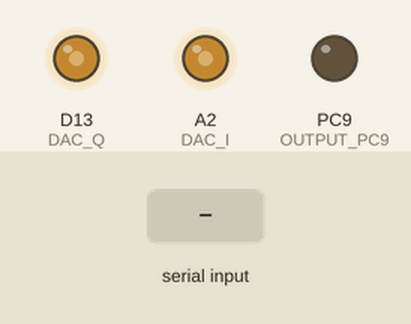
This program was run on a simulated STM32 Nucleo. On the bench: output pins drawn as LEDs (lit = HIGH). Inputs (shaded band) come from the test bench. What the program prints to the serial monitor is not drawn.

Above: at 1.2 s.
1.3 s: "5\n" received over Serial
2.8 s: "90,45\n" received over Serial
Timing chart, 0 to 5.8 s (numbered marks = the images above; inputs shaded):
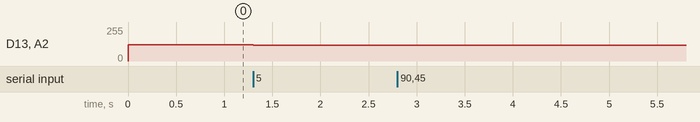

The program:

main.cpp
```cpp
#include <Arduino.h>
#include <stdlib.h>

constexpr uint8_t DAC_I = PA4;
constexpr uint8_t DAC_Q = PA5;
constexpr uint8_t OUTPUT_PC9 = PC9;
constexpr uint16_t DAC_MAX_VALUE = 4095;
constexpr uint16_t DAC_MIDDLE_VALUE = 1968;
constexpr int DAC_ALLOWED_MIN_MILLIVOLTS = -150;
constexpr int DAC_ALLOWED_MAX_MILLIVOLTS = 150;
constexpr uint16_t DAC_ALLOWED_MIN_RAW = 3403;
constexpr uint16_t DAC_ALLOWED_MAX_RAW = 524;

void printHelp() {
  Serial.println("Commands:");
  Serial.println("  <mV>   - set both DAC outputs");
  Serial.println("  I <mV> - set DAC_I only");
  Serial.println("  Q <mV> - set DAC_Q only");
  Serial.println("  Voltage range: -150 to 150 mV");
}

uint16_t millivoltsToRaw(int millivolts) {
  const float raw =
      DAC_ALLOWED_MAX_RAW +
      (DAC_ALLOWED_MAX_MILLIVOLTS - millivolts) *
          (DAC_ALLOWED_MIN_RAW - DAC_ALLOWED_MAX_RAW) /
          static_cast<float>(DAC_ALLOWED_MAX_MILLIVOLTS -
                             DAC_ALLOWED_MIN_MILLIVOLTS);
  return static_cast<uint16_t>(raw + 0.5f);
}

void reportOutput(const char *channel, uint16_t raw) {
  const float millivolts =
      DAC_ALLOWED_MAX_MILLIVOLTS -
      static_cast<float>(raw - DAC_ALLOWED_MAX_RAW) *
          (DAC_ALLOWED_MAX_MILLIVOLTS - DAC_ALLOWED_MIN_MILLIVOLTS) /
          (DAC_ALLOWED_MIN_RAW - DAC_ALLOWED_MAX_RAW);

  Serial.print(channel);
  Serial.print(" set to ");
  Serial.print(millivolts, 3);
  Serial.print(" mV (raw value ");
  Serial.print(raw);
  Serial.println(")");
}

void setOutput(const char *channel, uint8_t pin, int millivolts) {
  const uint16_t raw = millivoltsToRaw(millivolts);
  analogWrite(pin, raw);
  reportOutput(channel, raw);
}

void processCommand(String command) {
  command.trim();

  if (command.length() == 0) {
    return;
  }

  char channel = 'B';
  const char firstCharacter = command.charAt(0);
  if (firstCharacter == 'I' || firstCharacter == 'i' ||
      firstCharacter == 'Q' || firstCharacter == 'q') {
    channel = firstCharacter & ~0x20;
    command.remove(0, 1);
    command.trim();
  }

  char *end = nullptr;
  const long millivolts = strtol(command.c_str(), &end, 10);
  if (*end != '\0' || millivolts < DAC_ALLOWED_MIN_MILLIVOLTS ||
      millivolts > DAC_ALLOWED_MAX_MILLIVOLTS) {
    Serial.println("Invalid command. Enter -150 to 150 mV.");
    return;
  }

  if (channel == 'I' || channel == 'B') {
    setOutput("DAC_I", DAC_I, millivolts);
  }
  if (channel == 'Q' || channel == 'B') {
    setOutput("DAC_Q", DAC_Q, millivolts);
  }
}

void setup() {
  Serial.begin(115200);

  analogWriteResolution(12);
  pinMode(DAC_I, OUTPUT);
  pinMode(DAC_Q, OUTPUT);
  pinMode(OUTPUT_PC9, OUTPUT);
  digitalWrite(OUTPUT_PC9, LOW);

  analogWrite(DAC_I, DAC_MIDDLE_VALUE);
  analogWrite(DAC_Q, DAC_MIDDLE_VALUE);

  Serial.println();
  printHelp();
}

void loop() {
  if (Serial.available() > 0) {
    processCommand(Serial.readStringUntil('\n'));
  }
}
```

Measured:
- after the input at 1.3 s, D13 (DAC_Q), A2 (DAC_I): 122/255 → 119/255 at once
- after the input at 2.8 s, every drawn part: stays the same
